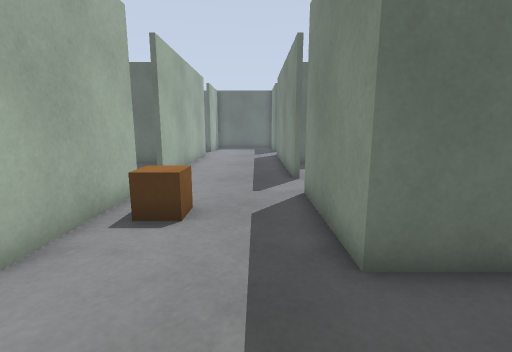
[1] (above)

19 first-person views from a walk through a world built for the Gazebo simulator. The camera is 0.94 m above the floor, tilts 10° down and sees 85° across. The floor is counted in squares, 0.5 m on a side. Each view is taken from the middle of a square. On the plan, view 1 faces up. The plan holds only what a view shows up to about 16 squares ahead; the rest is blank. The place goes on beyond the plan.

[2]
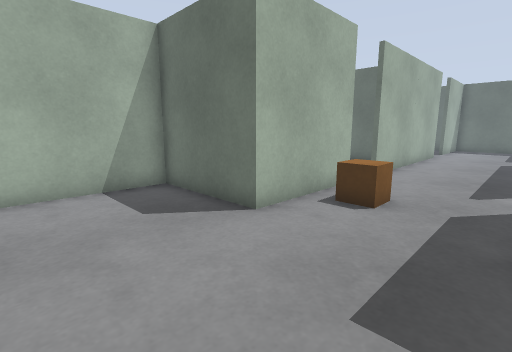

[3]
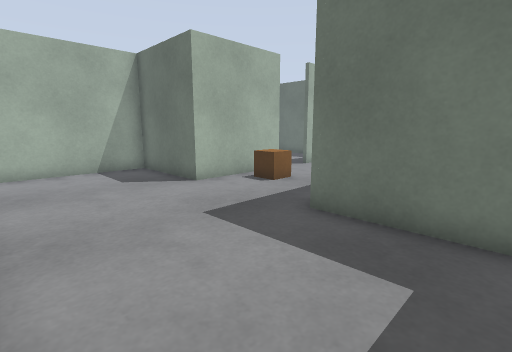

[4]
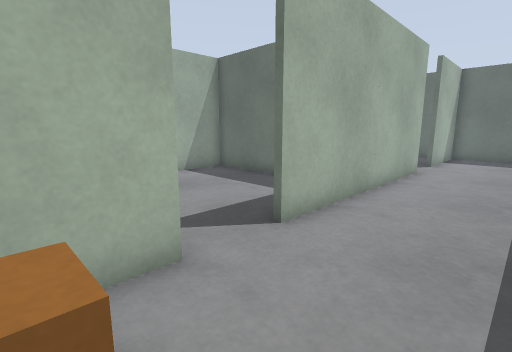

[5]
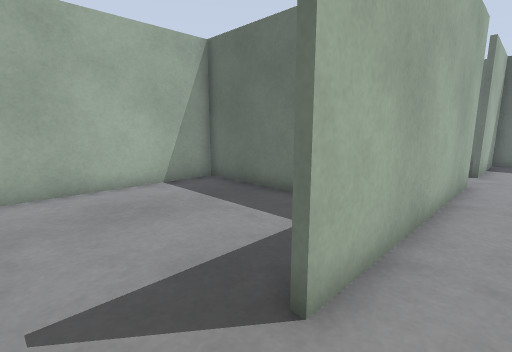

[6]
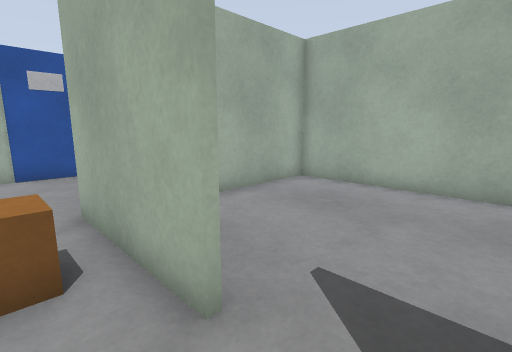

[7]
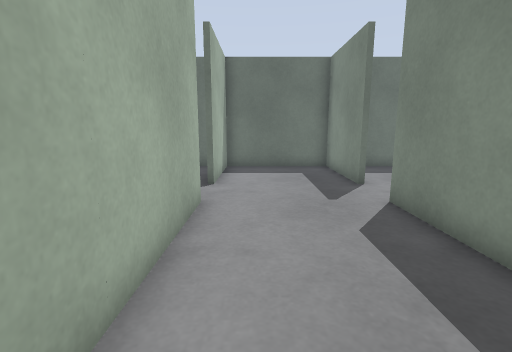

[8]
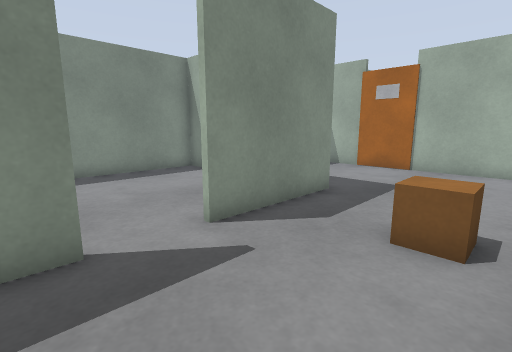

[9]
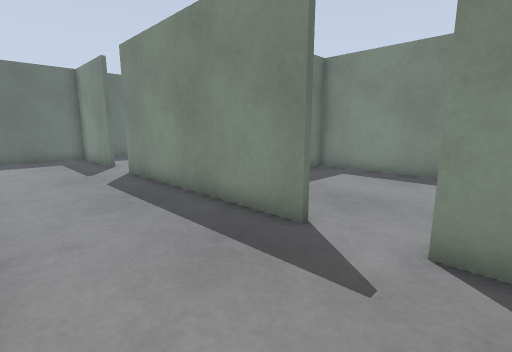

[10]
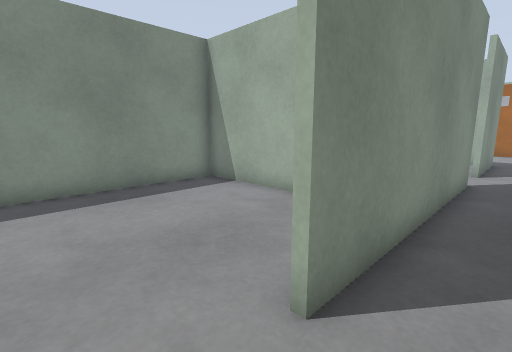

[11]
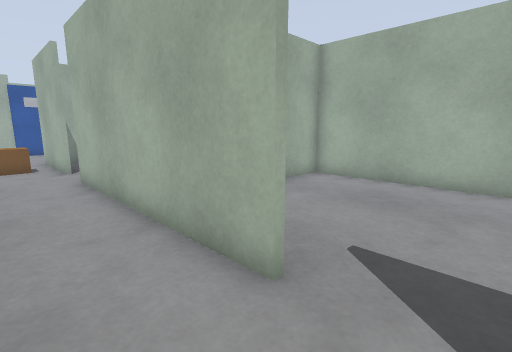

[12]
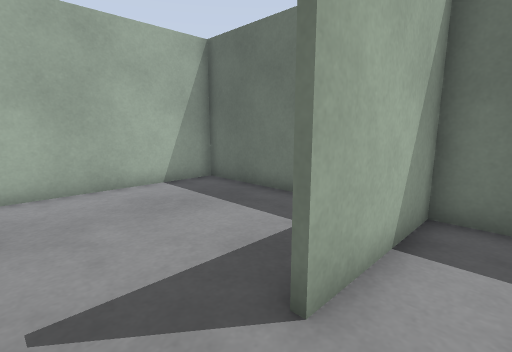

[13]
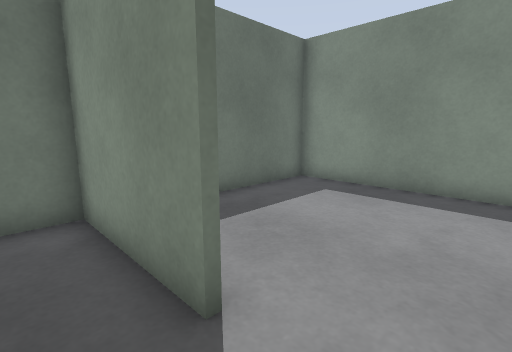

[14]
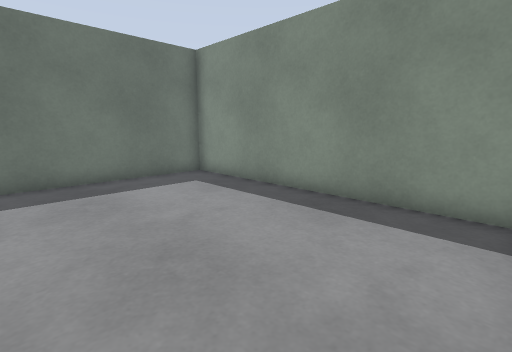

[15]
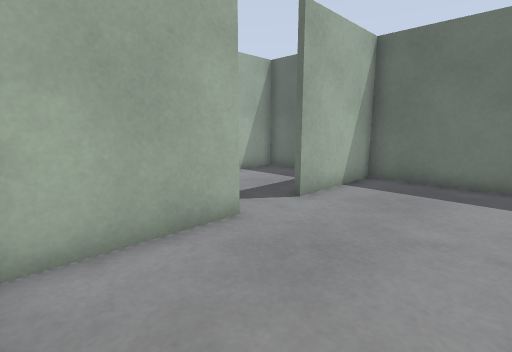

[16]
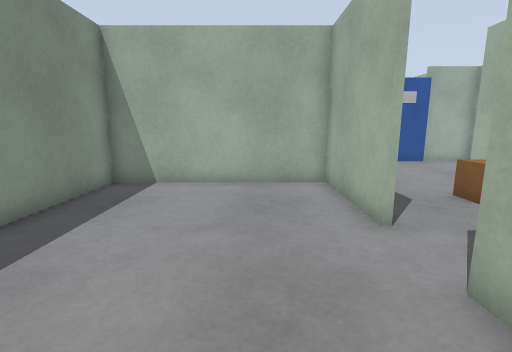

[17]
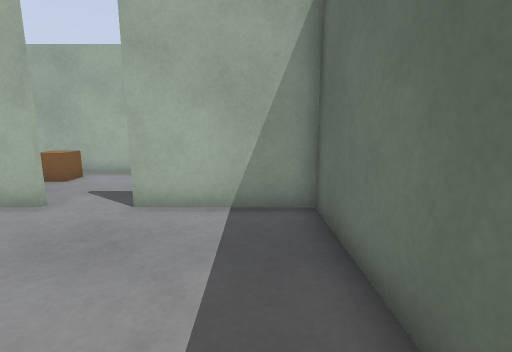

[18]
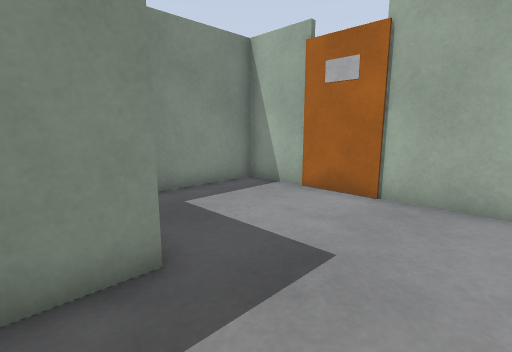

[19]
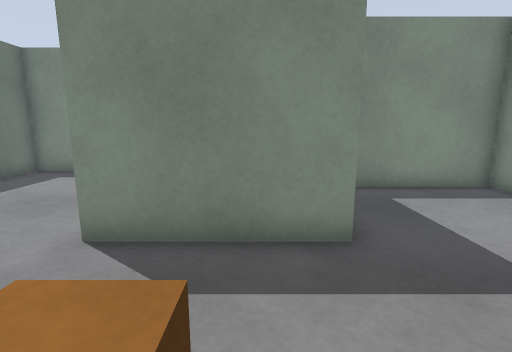

### Floor plan
Ten units are one square. View 1 is at (0, 0); x grows to the right and y downward. Boxes are objects, and circles mark ways between rooms. Rooms are numbered by the first view taken in them; rooms with no view inside come last. Other rooms are left out.
<svg viewBox="-115 -260 210 290">
<path fill="none" stroke="#000" d="M-34 -80 -34 -34 -77 -34 -77 24 -52 24M14 -100 14 -190M50 -34 14 -34 14 -80M-29 24 9 24M31 24 57 24 57 -19M-34 -190 -34 -100M14 -210 14 -255M10 -254 -34 -254 -34 -210M16 -190 16 -150M48 -146 90 -146M16 -255 16 -210M89 -140 89 -254 10 -254M16 -80 16 -36 89 -36 89 -140M90 -144 16 -144 16 -100M-68 -254 -109 -254 -109 -140M-40 -254 -48 -254M-110 -146 -89 -146M-50 -144 -110 -144M-49 -36 -44 -36M-109 -140 -109 -36 -69 -36"/>
<rect x="-45" y="15" width="10" height="10" fill="#bbb"><title>other object</title></rect>
<rect x="-25" y="-65" width="10" height="10" fill="#bbb"><title>brown box</title></rect>
<rect x="15" y="15" width="10" height="10" fill="#bbb"><title>other object</title></rect>
<circle cx="10" cy="-200" r="3" fill="#2a7"/>
<circle cx="10" cy="-90" r="3" fill="#2a7"/>
<circle cx="-40" cy="-200" r="3" fill="#2a7"/>
<circle cx="-40" cy="-90" r="3" fill="#2a7"/>
<text x="-10" y="-70">1</text>
<text x="50" y="-200">2</text>
<text x="50" y="-90">3</text>
<text x="-70" y="-200">4</text>
<text x="-70" y="-90">5</text>
</svg>
Room 1 opens to room 2. Room 1 opens to room 3. Room 1 opens to room 4. Room 1 opens to room 5.

Where each view was taken, in squares from view 1:
view 1: 0 up, 0 right, facing up
view 2: 1 down, 1 right, facing up-left
view 3: 2 down, 5 right, facing up-left
view 4: 6 up, 0 right, facing up-left
view 5: 8 up, 2 left, facing up-left
view 6: 10 up, 2 left, facing down-left
view 7: 12 up, 2 left, facing up
view 8: 11 up, 3 left, facing down-right
view 9: 7 up, 3 left, facing up-right
view 10: 21 up, 0 right, facing down-right
view 11: 21 up, 1 left, facing down-left
view 12: 19 up, 2 left, facing up-left
view 13: 19 up, 0 right, facing up-right
view 14: 15 up, 2 right, facing up-right
view 15: 15 up, 6 right, facing up-left
view 16: 13 up, 4 right, facing down
view 17: 13 up, 8 right, facing left
view 18: 5 up, 2 left, facing down-right
view 19: 5 up, 3 left, facing right
